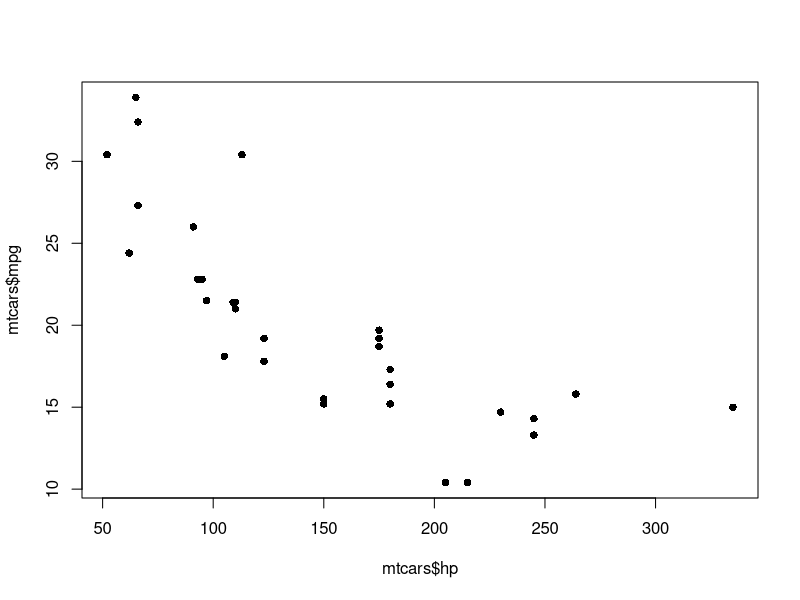
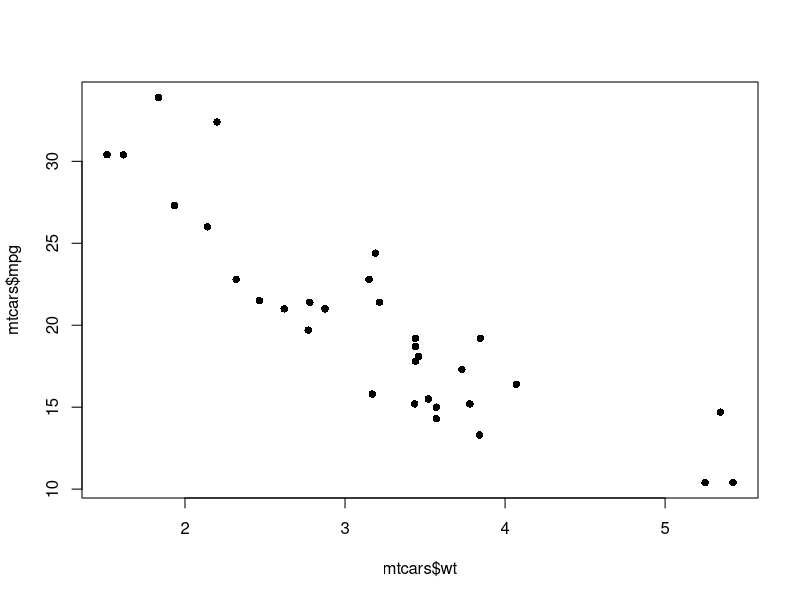
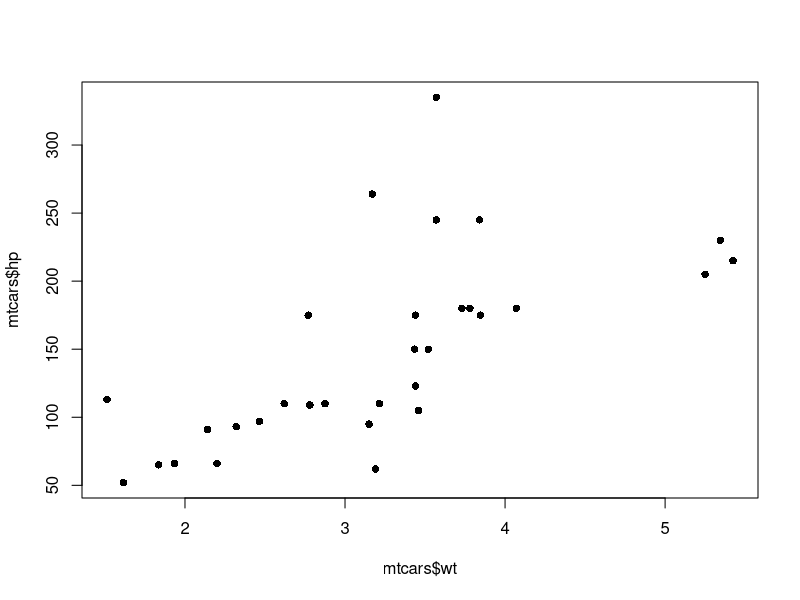

These charts were generated, in order, by the following R code:
## correlation

cor(mtcars$mpg,mtcars$hp)
cor(mtcars$mpg,mtcars$wt)

plot(mtcars$hp,mtcars$mpg,pch=16)
plot(mtcars$wt,mtcars$mpg,pch=16)
plot(mtcars$wt,mtcars$hp,pch=16)

cor(mtcars[,c("mpg","wt","hp")])

##dplyr (tidyverse)
library(dplyr)
cor_mat <-mtcars %>%
  select(mpg,wt,hp) %>%
  cor()

cor_mat

##compute correlation (r) and sig test
cor(mtcars$hp,mtcars$mpg)
cor.test(mtcars$hp,mtcars$mpg)


##Linear Regression
## mpg=f(hp)
lmFit <- lm(mpg ~ hp, data=mtcars)
lmFit

summary(lmFit)

lmFit$coefficients


##prediction
lmFit$coefficients[[1]]+lmFit$coefficients[[2]]*200

newcars <- data.frame(
  hp=c(250,320,300,410,450)
)

##predict()
newcars$mpg_pred<-predict(lmFit,newdata=newcars)
newcars$hp_pred<- NULL
newcars
## hp 450 prdict mpg -> - because data don't have high hp data for train
summary(mtcars$hp)

##Root Mean Squred Error (rmse)
## multiple linear regression
## mpg=f(hp,wt,am)
## mpg= interception + b0*hp+ b1*wt + b2*am

lmFit_v2<- lm(mpg~ hp+wt+am,data=mtcars)
lmFit_v2

coefs<- coef(lmFit_v2)
coefs[[1]] + coefs[[2]]*200 +coefs[[3]]*3.5 + coefs[[4]]*1

## Build Full Model 
lmFit_Full <- lm(mpg ~ .,data=mtcars)

mtcars$predicted <- predict(lmFit_Full)
head(mtcars)

##RMSE
squared_error<- (mtcars$mpg - mtcars$predicted)**2
(rmse<-sqrt(mean(squared_error)))



## Split data
set.seed(42)
n<-nrow(mtcars)
id<-sample(1:n,size=n*0.8)
train_data<- mtcars[id, ]
test_data<- mtcars[-id, ]

## train model
model1 <- lm(mpg ~ hp+wt,data=train_data)
p_train <- predict(model1)
rmse_train<- sqrt(mean( (train_data$mpg-p_train)**2 ))

## test model
p_test<-predict(model1,newdata=test_data)
rmse_test<- sqrt(mean( (test_data$mpg-p_test)**2 ))

## Print Result
cat("RMSE TRAIN:",rmse_train,"\nRMSE TEST:",rmse_test)













